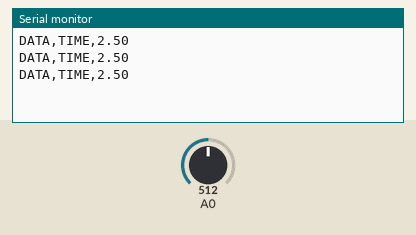
Recording of a sketch running on a simulated Arduino Uno, built with avr-gcc and run on an emulated ATmega328P. Parts: the last lines printed to the serial monitor. The test bench sets the inputs (shaded band); at power-on: A0 = 512.

Above: at 1.3 s.
1.4 s: A0 set to 716
At 1.9 s:
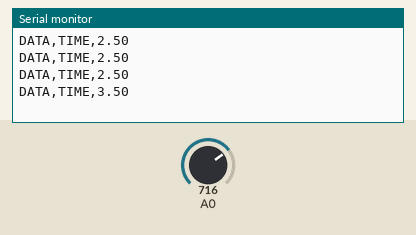
2.9 s: A0 set to 900
At 3.4 s:
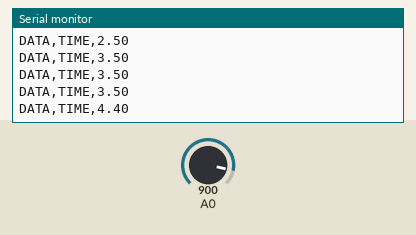
Timing chart, 0 to 5.9 s (numbered marks = the images above; inputs shaded):
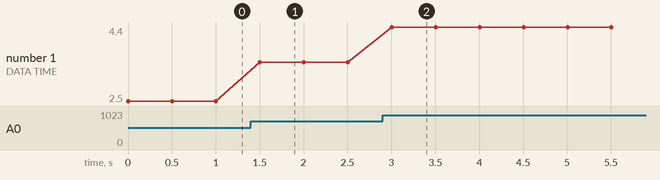

The sketch:

Current_Hall.ino
```cpp
double CurrentSensor;
void setup() {
  // put your setup code here, to run once:
  Serial.println("CLEARDATA");
  Serial.println("CLEARSHEET");
  Serial.println("LABEL,TIME,Voltage");
  Serial.begin(9600);
}

void loop() {
  // put your main code here, to run repeatedly:
  CurrentSensor = analogRead(A0) * (5.0 / 1023.0);
  Serial.print("DATA,TIME,");
  Serial.println(CurrentSensor);
  delay(500);
}
```

Measured:
- after the input at 1.4 s, the serial monitor: prints a new line after 0.10 s (image 1)
- after the input at 2.9 s, the serial monitor: prints a new line after 0.10 s (image 2)
- plotted number 1: 2.5 → 3.5 after the input at 1.4 s, 3.5 → 4.4 after the input at 2.9 s
